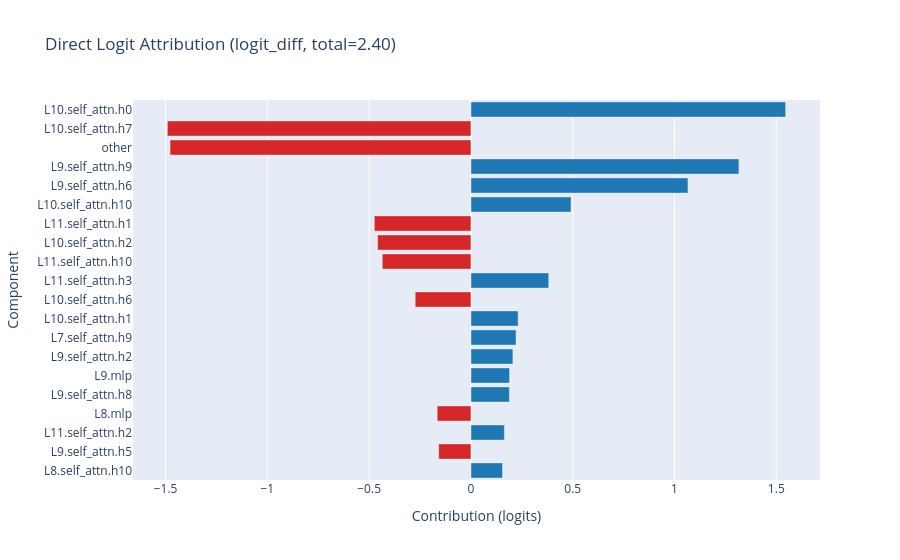

Notebook code for this chart:
### Markdown cell above
## 4. Plot the contributions

`Plot` draws the largest contributors, signed. Blue bars push toward the correct answer, red bars push away.

### Code cell
Plot(output_dir=OUTPUT_DIR)(results);

### Figure 1 — Plotly figure (JSON) as saved in the notebook; plotly's stock layout.template omitted (floating-point values rounded to 4 significant figures)
{"data": [{"marker": {"color": ["#1f77b4", "#d62728", "#1f77b4", "#d62728", "#1f77b4", "#1f77b4", "#1f77b4", "#1f77b4", "#1f77b4", "#d62728", "#1f77b4", "#d62728", "#d62728", "#d62728", "#1f77b4", "#1f77b4", "#1f77b4", "#d62728", "#d62728", "#1f77b4"]}, "orientation": "h", "type": "bar", "x": [0.155, -0.1586, 0.1643, -0.1658, 0.1888, 0.1896, 0.206, 0.2215, 0.2318, -0.2738, 0.3823, -0.4355, -0.4585, -0.4746, 0.4917, 1.066, 1.316, -1.478, -1.491, 1.546], "y": ["L8.self_attn.h10", "L9.self_attn.h5", "L11.self_attn.h2", "L8.mlp", "L9.self_attn.h8", "L9.mlp", "L9.self_attn.h2", "L7.self_attn.h9", "L10.self_attn.h1", "L10.self_attn.h6", "L11.self_attn.h3", "L11.self_attn.h10", "L10.self_attn.h2", "L11.self_attn.h1", "L10.self_attn.h10", "L9.self_attn.h6", "L9.self_attn.h9", "other", "L10.self_attn.h7", "L10.self_attn.h0"]}], "layout": {"title": {"text": "Direct Logit Attribution (logit_diff, total=2.40)"}, "xaxis": {"title": {"text": "Contribution (logits)"}}, "yaxis": {"title": {"text": "Component"}}}}
